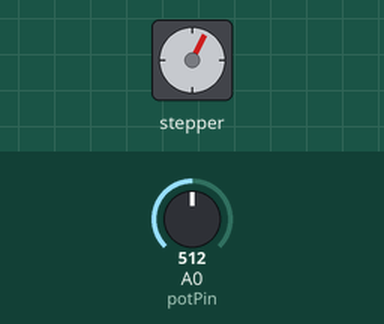
Simulated run of this sketch. Board: Arduino Uno, built with avr-gcc and run on an emulated ATmega328P. Parts: stepper motor. The inputs (shaded band) are chosen by the test bench; at power-on: A0 (potPin) = 512. Stepper angles assume 2048 steps per turn; what the sketch prints to the serial monitor is not drawn.

Above: at 1.2 s.
1.3 s: A0 (potPin) set to 716
At 2.08 s:
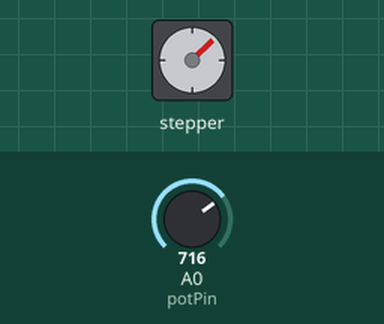
4.3 s: A0 (potPin) set to 900
At 4.51 s:
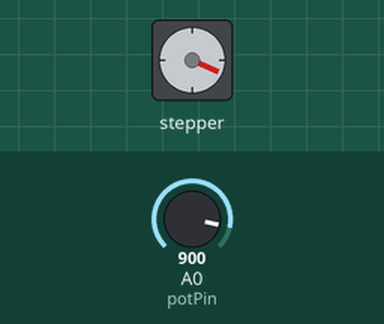
7.3 s: A0 (potPin) set to 1023
At 7.53 s:
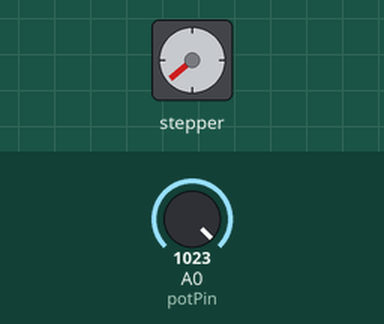
Timing chart, 0 to 19.3 s (numbered marks = the images above; inputs shaded):
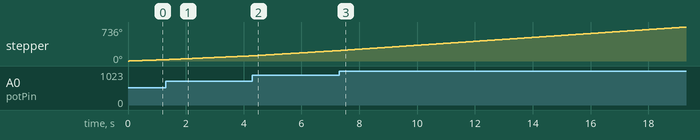

The sketch:

stepperMotorDriver.ino
```cpp
/* Example sketch to control a 28BYJ-48 stepper motor with ULN2003 driver board and Arduino UNO. More info: https://www.makerguides.com */
// Include the Arduino Stepper.h library:
#include <Stepper.h>
// Define number of steps per rotation:
const int stepsPerRevolution = 2048;
// Wiring:
// Pin 8 to IN1 on the ULN2003 driver
// Pin 9 to IN2 on the ULN2003 driver
// Pin 10 to IN3 on the ULN2003 driver
// Pin 11 to IN4 on the ULN2003 driver
// Create stepper object called 'myStepper', note the pin order:
Stepper myStepper = Stepper(stepsPerRevolution, 8, 10, 9, 11);

const int potPin = A0;
int motorSpeed = 5;

void setup() {
  // Set the speed to 5 rpm:
  myStepper.setSpeed(5);

  pinMode(potPin, INPUT);
  // Begin Serial communication at a baud rate of 9600:
  Serial.begin(9600);
}
void loop() {
  motorSpeed = map(analogRead(potPin), 0, 1023, 0, 8);
  Serial.println(motorSpeed);
  myStepper.setSpeed(motorSpeed);
  if (motorSpeed != 0)
    myStepper.step(1);
}
```
